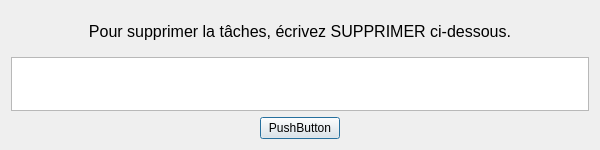
<?xml version="1.0" encoding="UTF-8"?>
<ui version="4.0">
 <class>SupprDialog</class>
 <widget class="QDialog" name="SupprDialog">
  <property name="geometry">
   <rect>
    <x>0</x>
    <y>0</y>
    <width>600</width>
    <height>150</height>
   </rect>
  </property>
  <property name="minimumSize">
   <size>
    <width>600</width>
    <height>150</height>
   </size>
  </property>
  <property name="maximumSize">
   <size>
    <width>600</width>
    <height>166</height>
   </size>
  </property>
  <property name="windowTitle">
   <string>Dialog</string>
  </property>
  <layout class="QVBoxLayout" name="verticalLayout">
   <item>
    <widget class="QLabel" name="label">
     <property name="minimumSize">
      <size>
       <width>0</width>
       <height>40</height>
      </size>
     </property>
     <property name="font">
      <font>
       <pointsize>12</pointsize>
      </font>
     </property>
     <property name="text">
      <string>Pour supprimer la tâches, écrivez SUPPRIMER ci-dessous.</string>
     </property>
     <property name="alignment">
      <set>Qt::AlignCenter</set>
     </property>
    </widget>
   </item>
   <item>
    <widget class="QTextEdit" name="textedit">
     <property name="font">
      <font>
       <pointsize>12</pointsize>
      </font>
     </property>
    </widget>
   </item>
   <item>
    <layout class="QHBoxLayout" name="horizontalLayout">
     <item>
      <spacer name="horizontalSpacer">
       <property name="orientation">
        <enum>Qt::Horizontal</enum>
       </property>
       <property name="sizeHint" stdset="0">
        <size>
         <width>40</width>
         <height>20</height>
        </size>
       </property>
      </spacer>
     </item>
     <item>
      <widget class="QPushButton" name="sent">
       <property name="text">
        <string>PushButton</string>
       </property>
      </widget>
     </item>
     <item>
      <spacer name="horizontalSpacer_2">
       <property name="orientation">
        <enum>Qt::Horizontal</enum>
       </property>
       <property name="sizeHint" stdset="0">
        <size>
         <width>40</width>
         <height>20</height>
        </size>
       </property>
      </spacer>
     </item>
    </layout>
   </item>
  </layout>
 </widget>
 <resources/>
 <connections/>
</ui>
